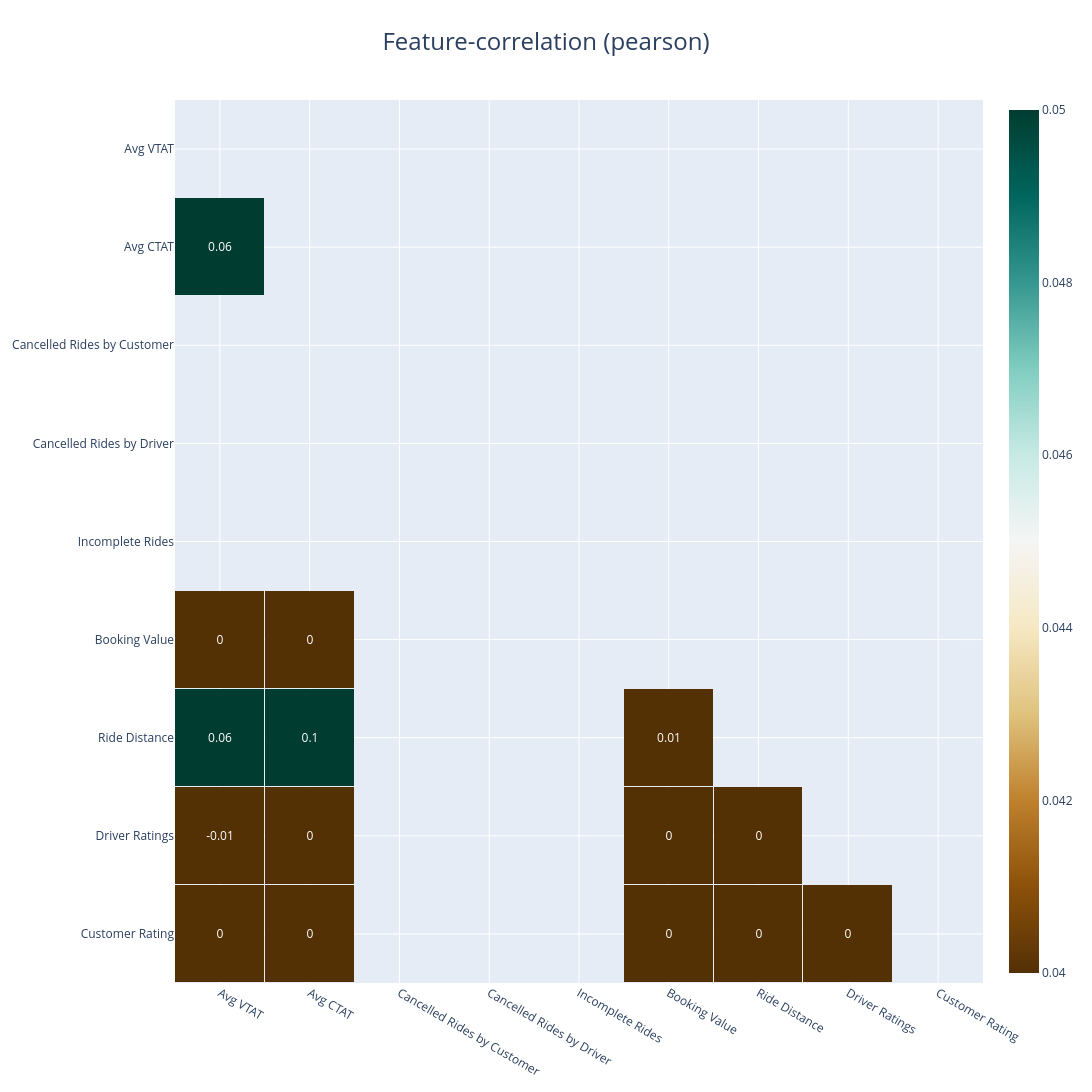

The notebook cell saved with this chart:
### Code cell
klib.corr_interactive_plot(df)

### Figure 1 — Plotly figure (JSON) as saved in the notebook; plotly's stock layout.template omitted (floating-point values rounded to 4 significant figures)
{"data": [{"colorscale": [[0, "rgb(84,48,5)"], [0.1, "rgb(140,81,10)"], [0.2, "rgb(191,129,45)"], [0.3, "rgb(223,194,125)"], [0.4, "rgb(246,232,195)"], [0.5, "rgb(245,245,245)"], [0.6, "rgb(199,234,229)"], [0.7, "rgb(128,205,193)"], [0.8, "rgb(53,151,143)"], [0.9, "rgb(1,102,94)"], [1, "rgb(0,60,48)"]], "hoverongaps": false, "text": [["", 0, 0, 0, "", "", "", 0, 0], ["", "", 0, 0, "", "", "", 0, -0.01], ["", "", "", 0.01, "", "", "", 0.1, 0.06], ["", "", "", "", "", "", "", 0, 0], ["", "", "", "", "", "", "", "", ""], ["", "", "", "", "", "", "", "", ""], ["", "", "", "", "", "", "", "", ""], ["", "", "", "", "", "", "", "", 0.06], ["", "", "", "", "", "", "", "", ""]], "textfont": {"size": 12}, "texttemplate": "%{text}", "type": "heatmap", "x": ["Customer Rating", "Driver Ratings", "Ride Distance", "Booking Value", "Incomplete Rides", "Cancelled Rides by Driver", "Cancelled Rides by Customer", "Avg CTAT", "Avg VTAT"], "xgap": 1, "y": ["Customer Rating", "Driver Ratings", "Ride Distance", "Booking Value", "Incomplete Rides", "Cancelled Rides by Driver", "Cancelled Rides by Customer", "Avg CTAT", "Avg VTAT"], "ygap": 1, "z": [[null, -0.00101, 0.004514, -0.0002866, null, null, null, 0.0009998, -0.003945], [null, null, -0.001875, -0.0002485, null, null, null, 0.0008075, -0.005439], [null, null, null, 0.005174, null, null, null, 0.1015, 0.06301], [null, null, null, null, null, null, null, 0.0002156, 0.002259], [null, null, null, null, null, null, null, null, null], [null, null, null, null, null, null, null, null, null], [null, null, null, null, null, null, null, null, null], [null, null, null, null, null, null, null, null, 0.06217], [null, null, null, null, null, null, null, null, null]], "zmax": 0.05, "zmin": 0.04}], "layout": {"autosize": true, "height": 2040.0, "title": {"font": {"size": 24}, "text": "Feature-correlation (pearson)", "x": 0.5}, "width": 2225.0, "xaxis": {"autorange": "reversed"}}}
